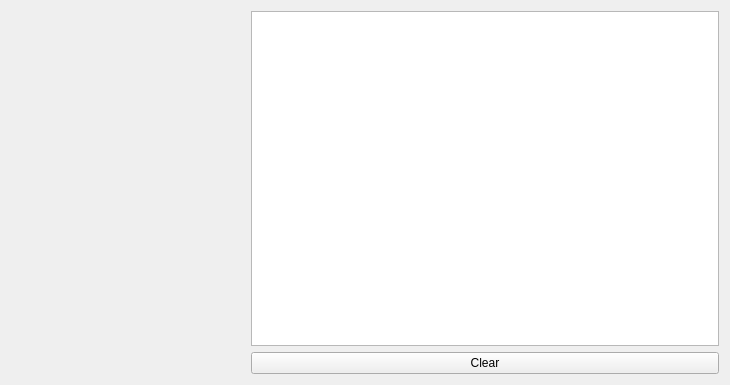
<?xml version="1.0" encoding="utf-8"?>
<ui version="4.0">
 <author>
    SPDX-FileCopyrightText: none
    SPDX-License-Identifier: GPL-3.0-or-later
  </author>
 <class>TabletTest</class>
 <widget class="QWidget" name="TabletTest">
  <property name="geometry">
   <rect>
    <x>0</x>
    <y>0</y>
    <width>730</width>
    <height>385</height>
   </rect>
  </property>
  <property name="windowTitle">
   <string>Tablet Tester</string>
  </property>
  <layout class="QHBoxLayout" name="horizontalLayout" stretch="1,2">
   <item>
    <widget class="TabletTester" name="tablettest">
     <property name="minimumSize">
      <size>
       <width>150</width>
       <height>150</height>
      </size>
     </property>
    </widget>
   </item>
   <item>
    <layout class="QVBoxLayout" name="verticalLayout">
     <item>
      <widget class="QPlainTextEdit" name="logView">
       <property name="readOnly">
        <bool>true</bool>
       </property>
      </widget>
     </item>
     <item>
      <widget class="QPushButton" name="pushButton">
       <property name="text">
        <string>Clear</string>
       </property>
      </widget>
     </item>
    </layout>
   </item>
  </layout>
 </widget>
 <customwidgets>
  <customwidget>
   <class>TabletTester</class>
   <extends>QWidget</extends>
   <header>input/ui/wintab/drawpile_tablettester/tablettest.h</header>
   <container>1</container>
  </customwidget>
 </customwidgets>
 <resources/>
 <connections>
  <connection>
   <sender>pushButton</sender>
   <signal>clicked()</signal>
   <receiver>logView</receiver>
   <slot>clear()</slot>
   <hints>
    <hint type="sourcelabel">
     <x>722</x>
     <y>377</y>
    </hint>
    <hint type="destinationlabel">
     <x>659</x>
     <y>84</y>
    </hint>
   </hints>
  </connection>
  <connection>
   <sender>pushButton</sender>
   <signal>clicked()</signal>
   <receiver>tablettest</receiver>
   <slot>clear()</slot>
   <hints>
    <hint type="sourcelabel">
     <x>419</x>
     <y>359</y>
    </hint>
    <hint type="destinationlabel">
     <x>142</x>
     <y>242</y>
    </hint>
   </hints>
  </connection>
  <connection>
   <sender>tablettest</sender>
   <signal>eventReport(QString)</signal>
   <receiver>logView</receiver>
   <slot>appendPlainText(QString)</slot>
   <hints>
    <hint type="sourcelabel">
     <x>287</x>
     <y>187</y>
    </hint>
    <hint type="destinationlabel">
     <x>546</x>
     <y>207</y>
    </hint>
   </hints>
  </connection>
 </connections>
</ui>
